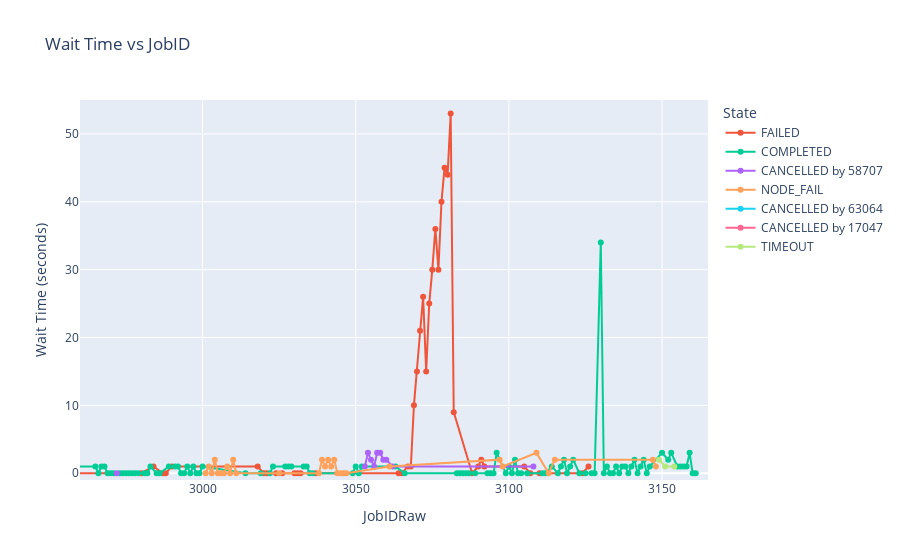

Notebook code cell kept with this figure:
### Code cell
import pandas as pd
import plotly.express as px
import plotly.io as pio

data = pd.read_csv("../Data/Slurm-data-2.csv")
data.columns = ['UID','GID','JobIDRaw','Group','Account','JobName','TimelimitRaw','Submit','Start','End','State','ExitCode',
                'ReservationId','Reservation','Priority','Eligible','Constraints','SystemCPU','CPUTimeRAW','ElapsedRaw',
                'Layout','NTasks','QOSREQ','QOS','Restarts','WorkDir','ConsumedEnergyRaw','FailedNode','AveDiskRead',
                'AveDiskWrite','MaxDiskRead','MaxDiskWrite','Partition','Reason','Suspended','AllocNodes','AveRSS','MaxRSS',
                'DerivedExitCode','AveVMSize','MaxVMSize','ReqMem','ReqNodes','NNodes','Planned','PlannedCPURAW','NCPUS',
                'UserCPU','ReqCPUS','TotalCPU','TRESUsageInTot','TRESUsageOutTot','ReqTRES','AllocTRES','TRESUsageInMax',
                'TRESUsageOutMax','Flags','Comment','SystemComment','AdminComment']

data = data.dropna(subset=['JobIDRaw', 'Submit', 'Start'])

#Verify no missing values in JobIDRaw, Submit, Start
#print(data.shape)
#nan_columns = data.columns[data.isna().any()]
#print(data[nan_columns])

#Removes Na values in JobIDRaw, Submit, Start
data = data.sort_values(by=['JobIDRaw'], ascending=True)

#Errors=coerce removes invalid dates that are not NaNs
data['Start'] = pd.to_datetime(data["Start"], format='%Y-%m-%dT%H:%M:%S', errors='coerce')
data['Start'] = (data["Start"] - pd.Timestamp('1970-01-01')) // pd.Timedelta('1s')
data['Submit'] = pd.to_datetime(data['Submit'], format='%Y-%m-%dT%H:%M:%S', errors='coerce')
data['Submit'] = (data['Submit'] - pd.Timestamp('1970-01-01')) // pd.Timedelta('1s')

wait_times = []

for i in range(len(data)):
    wait = data.iloc[i]['Start'] - data.iloc[i]['Submit']
    wait_times.append(wait)

plot = px.line(data, x=data['JobIDRaw'], y=wait_times, color=data['State'],
                    title='Wait Time vs JobID',
                    labels={'x': 'JobID Time', 'y': 'Wait Time (seconds)'},
                    color_discrete_map={'timeout': 'black'})

#Can add lots of color,opacity, size, shape info to the datapoints
plot.update_traces(mode='markers+lines', marker=dict(size=6))
plot.update_layout(xaxis=dict(range=[2960, 3165]))
plot.update_layout(yaxis=dict(range=[-1, 55]))
plot.show()

plot.write_html("../Plots/Slurm-Data-2-plot.html")
plot.write_image("../Plots/WaitTimevsJobID.png")

#Also, can click and drag on the plot to zoom in on a specific area of the graph

### Figure 1 — Plotly figure (JSON) as saved in the notebook; plotly's stock layout.template omitted (floating-point values rounded to 4 significant figures)
{"data": [{"hovertemplate": "State=FAILED<br>JobIDRaw=%{x}<br>Wait Time (seconds)=%{y}<extra></extra>", "legendgroup": "FAILED", "line": {"color": "#EF553B", "dash": "solid"}, "marker": {"size": 6, "symbol": "circle"}, "mode": "markers+lines", "name": "FAILED", "orientation": "v", "showlegend": true, "type": "scatter", "x": [20, 21, 22, 23, 2980, 2984, 2987, 2988, 2990, 3018, 3020, 3021, 3024, 3026, 3030, 3031, 3032, 3037, 3064, 3065, 3067, 3068, 3069, 3070, 3071, 3072, 3073, 3074, 3075, 3076, 3077, 3078, 3079, 3080, 3081, 3082, 3088, 3090, 3091, 3092, 3105, 3107, 3110, 3124, 3126], "xaxis": "x", "y": [77.0, 0.0, 0.0, 0.0, 0.0, 1.0, 0.0, 0.0, 1.0, 1.0, 0.0, 0.0, 0.0, 0.0, 0.0, 0.0, 0.0, 0.0, 0.0, 0.0, 1.0, 1.0, 10.0, 15.0, 21.0, 26.0, 15.0, 25.0, 30.0, 36.0, 30.0, 40.0, 45.0, 44.0, 53.0, 9.0, 0.0, 1.0, 2.0, 1.0, 1.0, 0.0, 0.0, 0.0, 1.0], "yaxis": "y"}, {"hovertemplate": "State=COMPLETED<br>JobIDRaw=%{x}<br>Wait Time (seconds)=%{y}<extra></extra>", "legendgroup": "COMPLETED", "line": {"color": "#00cc96", "dash": "solid"}, "marker": {"size": 6, "symbol": "circle"}, "mode": "markers+lines", "name": "COMPLETED", "orientation": "v", "showlegend": true, "type": "scatter", "x": [24, 25, 2965, 2966, 2967, 2968, 2969, 2970, 2971, 2973, 2974, 2975, 2976, 2977, 2978, 2979, 2981, 2982, 2983, 2985, 2986, 2989, 2991, 2992, 2993, 2994, 2995, 2996, 2997, 2998, 2999, 3000, 3014, 3019, 3022, 3023, 3027, 3028, 3029, 3033, 3034, 3035, 3036, 3049, 3050, 3051, 3052, 3063, 3066, 3083, 3084, 3085, 3086, 3087, 3089, 3093, 3094, 3095, 3096, 3099, 3100, 3101, 3102, 3103, 3104, 3106, 3111, 3112, 3114, 3116, 3117, 3118, 3119, 3120, 3121, 3123, 3125, 3127, 3128, 3130, 3131, 3132, 3133, 3134, 3135, 3136, 3137, 3138, 3139, 3140, 3141, 3142, 3143, 3144, 3145, 3146, 3150, 3152, 3153, 3155, 3156, 3157, 3158, 3159, 3160, 3161], "xaxis": "x", "y": [16.0, 0.0, 1.0, 0.0, 1.0, 1.0, 0.0, 0.0, 0.0, 0.0, 0.0, 0.0, 0.0, 0.0, 0.0, 0.0, 0.0, 0.0, 1.0, 0.0, 0.0, 1.0, 1.0, 1.0, 0.0, 0.0, 1.0, 0.0, 1.0, 0.0, 0.0, 1.0, 0.0, 0.0, 0.0, 1.0, 1.0, 1.0, 1.0, 1.0, 1.0, 0.0, 0.0, 0.0, 1.0, 0.0, 1.0, 1.0, 0.0, 0.0, 0.0, 0.0, 0.0, 0.0, 0.0, 0.0, 0.0, 0.0, 3.0, 0.0, 1.0, 0.0, 2.0, 0.0, 0.0, 0.0, 0.0, 0.0, 1.0, 0.0, 1.0, 2.0, 0.0, 1.0, 2.0, 0.0, 0.0, 0.0, 0.0, 34.0, 0.0, 1.0, 0.0, 0.0, 1.0, 0.0, 1.0, 1.0, 0.0, 1.0, 2.0, 0.0, 1.0, 2.0, 0.0, 1.0, 3.0, 2.0, 3.0, 1.0, 1.0, 1.0, 1.0, 3.0, 0.0, 0.0], "yaxis": "y"}, {"hovertemplate": "State=CANCELLED by 58707<br>JobIDRaw=%{x}<br>Wait Time (seconds)=%{y}<extra></extra>", "legendgroup": "CANCELLED by 58707", "line": {"color": "#ab63fa", "dash": "solid"}, "marker": {"size": 6, "symbol": "circle"}, "mode": "markers+lines", "name": "CANCELLED by 58707", "orientation": "v", "showlegend": true, "type": "scatter", "x": [2972, 3012, 3048, 3053, 3054, 3055, 3056, 3057, 3058, 3059, 3060, 3062, 3108, 3122], "xaxis": "x", "y": [0.0, NaN, NaN, 1.0, 3.0, 2.0, 1.0, 3.0, 3.0, 2.0, 2.0, 1.0, 1.0, NaN], "yaxis": "y"}, {"hovertemplate": "State=NODE_FAIL<br>JobIDRaw=%{x}<br>Wait Time (seconds)=%{y}<extra></extra>", "legendgroup": "NODE_FAIL", "line": {"color": "#FFA15A", "dash": "solid"}, "marker": {"size": 6, "symbol": "circle"}, "mode": "markers+lines", "name": "NODE_FAIL", "orientation": "v", "showlegend": true, "type": "scatter", "x": [3001, 3002, 3003, 3004, 3005, 3006, 3007, 3008, 3009, 3010, 3011, 3025, 3038, 3039, 3040, 3041, 3042, 3043, 3044, 3045, 3046, 3047, 3061, 3097, 3098, 3109, 3113, 3115, 3147, 3148], "xaxis": "x", "y": [0.0, 1.0, 0.0, 2.0, 0.0, 0.0, 0.0, 1.0, 0.0, 2.0, 0.0, 0.0, 0.0, 2.0, 1.0, 2.0, 1.0, 2.0, 0.0, 0.0, 0.0, 0.0, 1.0, 2.0, 1.0, 3.0, 0.0, 2.0, 2.0, 1.0], "yaxis": "y"}, {"hovertemplate": "State=CANCELLED by 63064<br>JobIDRaw=%{x}<br>Wait Time (seconds)=%{y}<extra></extra>", "legendgroup": "CANCELLED by 63064", "line": {"color": "#19d3f3", "dash": "solid"}, "marker": {"size": 6, "symbol": "circle"}, "mode": "markers+lines", "name": "CANCELLED by 63064", "orientation": "v", "showlegend": true, "type": "scatter", "x": [3013], "xaxis": "x", "y": [NaN], "yaxis": "y"}, {"hovertemplate": "State=CANCELLED by 17047<br>JobIDRaw=%{x}<br>Wait Time (seconds)=%{y}<extra></extra>", "legendgroup": "CANCELLED by 17047", "line": {"color": "#FF6692", "dash": "solid"}, "marker": {"size": 6, "symbol": "circle"}, "mode": "markers+lines", "name": "CANCELLED by 17047", "orientation": "v", "showlegend": true, "type": "scatter", "x": [3129], "xaxis": "x", "y": [NaN], "yaxis": "y"}, {"hovertemplate": "State=TIMEOUT<br>JobIDRaw=%{x}<br>Wait Time (seconds)=%{y}<extra></extra>", "legendgroup": "TIMEOUT", "line": {"color": "#B6E880", "dash": "solid"}, "marker": {"size": 6, "symbol": "circle"}, "mode": "markers+lines", "name": "TIMEOUT", "orientation": "v", "showlegend": true, "type": "scatter", "x": [3149, 3151, 3154], "xaxis": "x", "y": [2.0, 1.0, 1.0], "yaxis": "y"}], "layout": {"legend": {"title": {"text": "State"}, "tracegroupgap": 0}, "title": {"text": "Wait Time vs JobID"}, "xaxis": {"anchor": "y", "domain": [0, 1], "range": [2960, 3165], "title": {"text": "JobIDRaw"}}, "yaxis": {"anchor": "x", "domain": [0, 1], "range": [-1, 55], "title": {"text": "Wait Time (seconds)"}}}}
